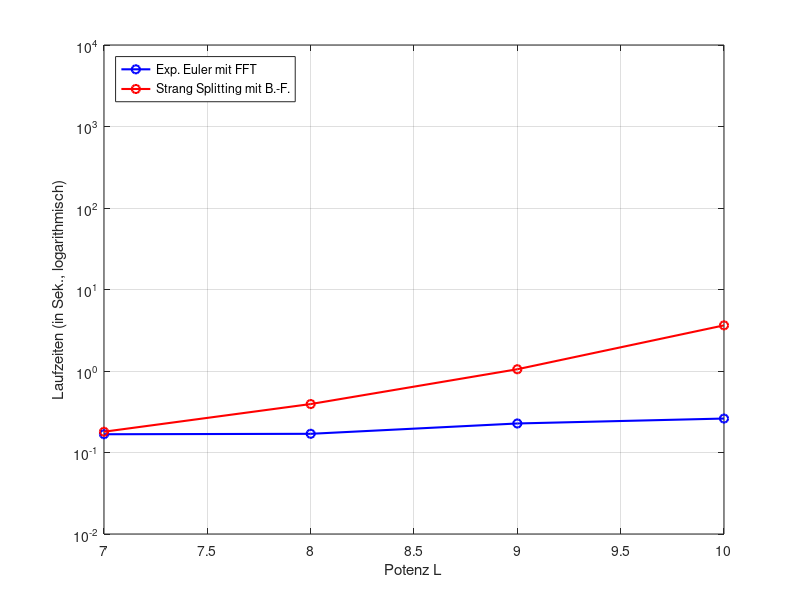

MATLAB code to generate this figure:
%% code for figure 4.3

%% declaring functions for the example

func_u    = @(t, x)  10 * exp(t) .* x.^3 .* (1-x).^3;
func_u_t  = @(t, x)  10 * exp(t) .* x.^3 .* (1-x).^3;
func_u_xx = @(t, x)  60 * exp(t) .* x .* (1-x) .* (5*x.^2 - 5*x +1);  

%% g(t,x) = u_t(t,x)-u_xx(t,x), so u solves the original Problem

func_g    = @(t, x)   func_u_t(t,x) - func_u_xx(t,x);  


%% sandbox for variables       

time_step = 0.001;
T = 1;
L_vals = 7:10;

%% pre-allocating

    runtime_FFT = zeros(1,length(L_vals));
    runtime_BF  = zeros(1,length(L_vals));

%% time complexity of exponential euler method as a function of L with FFT

p = 1;
for L = L_vals


    % setting of variables   
    N  = 2^L;
    x  = 0:1/N:(N-1)/N;              
    u_approx = func_u(0, x);
    exponent = exp(- time_step * (pi * (0:N-1)).^2);
    fourcoef_u = imag(fft (func_u(0, x) ));

    % sequential splitting until T  
    tic;
    for t_old = 0:round(T/time_step)
        t_new = t_old + time_step;

        % fourriercoefficient of g until at t_old
            fourcoef_g  = imag(fft (func_g(t_old, x)));

        % approximation of the first term
            first_term  = exponent .* fourcoef_u;

        % approximation of the second term 
            second_term = fourcoef_g(1, 2:end) .* exponent(1, 2:end) ./ (pi*(1:N-1)).^2;

        % approximation at t_new
            fourcoef_u  = first_term + [0 second_term];
            u_approx    = imag(ifft (fourcoef_u, N));
  

    end
    runtime_FFT(p) = toc;
    p=p+1;
end
%% time complexity of exponential euler method as a function of L with Brute-Force

p = 1;
for L = L_vals

    % setting of variables   
    N  = 2^L;
    x  = 0:1/N:(N-1)/N;              
    u_approx = func_u(0,x);
    exponent = exp( - time_step * ( pi * (0:N-1) ).^2 ) ;
    fourcoef_u = imag(fft (func_u(0, x) ));

    % Brute-Force Matrix
    n = 0:N-1;
    SinMatrix = pi * transpose(n) * n / N; 
    
    % sequential splitting until T
    tic
    for t_old = 0:round(T/time_step)
        t_new = t_old + time_step;

        % fourriercoefficient of g until at t_old
            fourcoef_g  = ( sqrt(2) / N ) * func_g(t_old, x) * SinMatrix;

        % approximation of the first term
            first_term  = exponent .* fourcoef_u;

        % approximation of the second term
            second_term = fourcoef_g(1, 2:end) .* (1 - exponent(1, 2:end)) ./ (pi * (1:N-1)).^2;

        % approximation at t_new
            fourcoef_u  = first_term + [0 second_term];
            u_approx    = fourcoef_u * SinMatrix;

    end
    runtime_BF(p) = toc;
    %Globaler Fehler über alle x_j, t_k.
    p=p+1;
end

%% Plotting

figure("Name","Runtime of exponential trapez using FFT and brute-force", ...
    "NumberTitle","off","Position",[100, 100, 800, 600]);
plot(L_vals,runtime_FFT,"b-o","LineWidth",1.5);
hold on;
plot(L_vals,runtime_BF,"r-o","LineWidth",1.5);
hold off;
grid on;
set(gca ,"YScale" ,"log");
ylim([1e-2 1e4]);
xlabel("Potenz L");
ylabel("Laufzeiten (in Sek., logarithmisch)");
legend("Exp. Euler mit FFT","Strang Splitting mit B.-F.","Location","northwest");